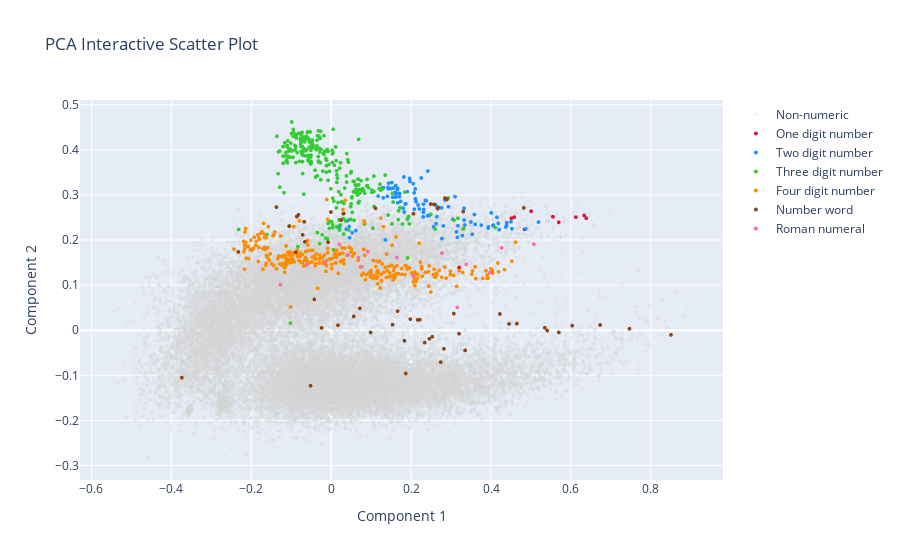
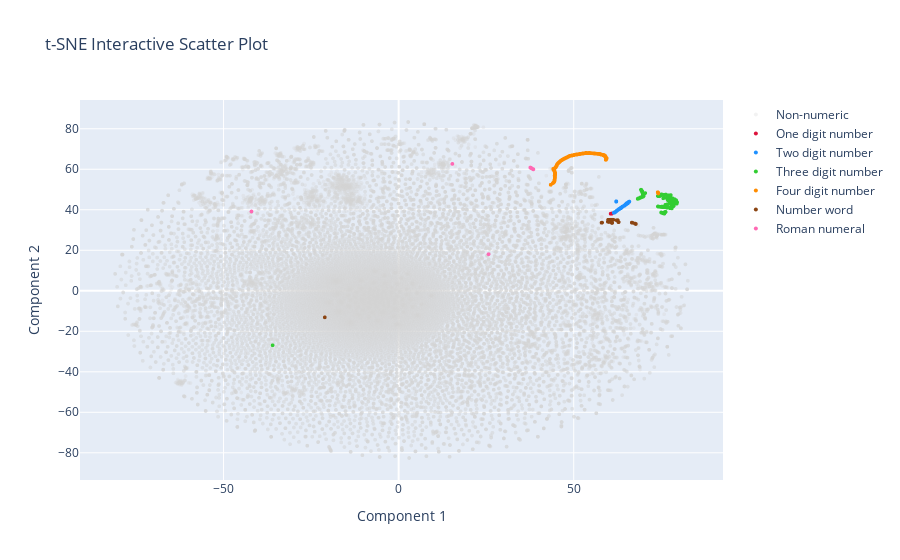
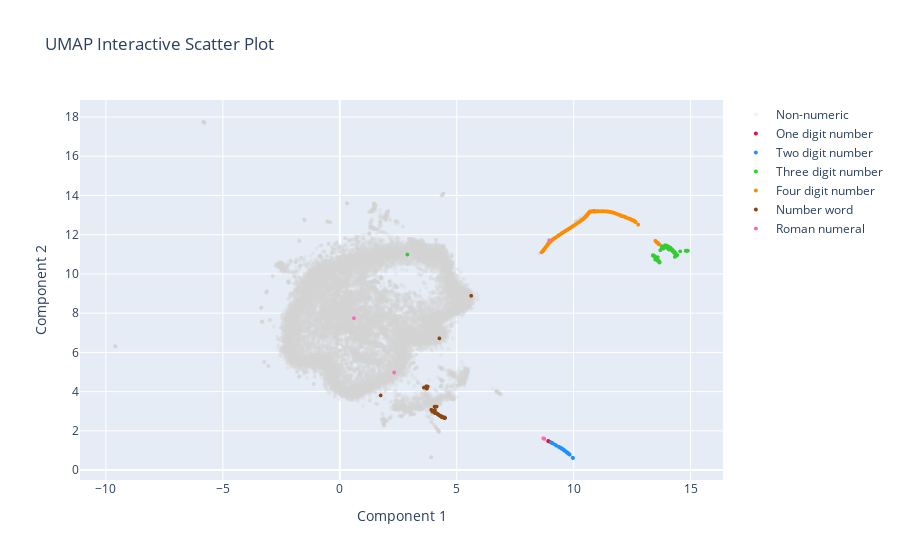

Write notebook code for charts like these, in order.
### Code cell
import re
import numpy as np
import pandas as pd
import matplotlib.pyplot as plt
import matplotlib.patches as mpatches
import plotly.graph_objects as go
import umap.umap_ as umap
from sklearn.decomposition import PCA
from sklearn.manifold import TSNE
import torch
from transformers import BertModel, BertTokenizer

model = BertModel.from_pretrained("bert-base-cased")
tokenizer = BertTokenizer.from_pretrained("bert-base-cased")
embeddings = model.get_input_embeddings().weight.data.numpy()
tokens = [tokenizer.convert_ids_to_tokens(i) for i in range(tokenizer.vocab_size)]

def reduce_embeddings(method, emb):
    if method == 'PCA':
        reducer = PCA(n_components=2)
    elif method == 't-SNE':
        reducer = TSNE(n_components=2, random_state=42)
    elif method == 'UMAP':
        reducer = umap.UMAP(n_components=2, random_state=42)
    else:
        raise ValueError(f"Unknown reduction method: {method}")
    return reducer.fit_transform(emb)

number_words = {"one", "two", "three", "four", "five", "six", "seven", "eight", "nine", "ten",
                "eleven", "twelve", "thirteen", "fourteen", "fifteen", "sixteen", "seventeen",
                "eighteen", "nineteen", "twenty", "thirty", "forty", "fifty", "sixty", "seventy",
                "eighty", "ninety", "hundred", "thousand", "million", "billion", "trillion"}

roman_numerals = {num for num in ["I", "II", "III", "IV", "V", "VI", "VII", "VIII", "IX", "X",
                                   "XI", "XII", "XIII", "XIV", "XV", "XVI", "XVII", "XVIII", "XIX", "XX",
                                   "XXI", "XXII", "XXIII", "XXIV", "XXV", "XXVI", "XXVII", "XXVIII", "XXIX", "XXX",
                                   "XL", "L", "LX", "LXX", "LXXX", "XC", "C", "CC", "CCC", "CD", "D",
                                   "DC", "DCC", "DCCC", "CM", "M", "MM", "MMM", "MMMM"] if len(num) > 1}

def get_color(token):
    if re.fullmatch(r'\d+', token):
        if len(token) == 1:
            return "crimson"
        elif len(token) == 2:
            return "dodgerblue"
        elif len(token) == 3:
            return "limegreen"
        elif len(token) == 4:
            return "darkorange"
        else:
            return "mediumpurple"
    elif token.lower() in number_words:
        return "saddlebrown"
    elif token in roman_numerals:
        return "hotpink"
    else:
        return "lightgray"

def get_category(token):
    if re.fullmatch(r'\d+', token):
        if len(token) == 1:
            return "One digit number"
        elif len(token) == 2:
            return "Two digit number"
        elif len(token) == 3:
            return "Three digit number"
        elif len(token) == 4:
            return "Four digit number"
        else:
            return "Other number"
    elif token.lower() in number_words:
        return "Number word"
    elif token in roman_numerals:
        return "Roman numeral"
    else:
        return "Non-numeric"

category_to_color = {
    "One digit number": "crimson",
    "Two digit number": "dodgerblue",
    "Three digit number": "limegreen",
    "Four digit number": "darkorange",
    "Other number": "mediumpurple",
    "Number word": "saddlebrown",
    "Roman numeral": "hotpink",
    "Non-numeric": "lightgray"
}

def plot_scatter(reduced, title, xlabel="Component 1", ylabel="Component 2", colors=None):
    plt.figure(figsize=(8, 6))
    plt.scatter(reduced[:, 0], reduced[:, 1], c=colors, s=2)
    plt.title(title)
    plt.xlabel(xlabel)
    plt.ylabel(ylabel)
    plt.show()

def plot_interactive_legend_scatter(reduced, tokens, title):
    categories = [get_category(tok) for tok in tokens]
    df = pd.DataFrame({
         "x": reduced[:, 0],
         "y": reduced[:, 1],
         "token": tokens,
         "category": categories
    })
    fig = go.Figure()
    # Add non-numeric tokens as one trace with lower opacity.
    df_non = df[df["category"] == "Non-numeric"]
    if not df_non.empty:
        fig.add_trace(go.Scattergl(
            x=df_non["x"],
            y=df_non["y"],
            mode="markers",
            marker=dict(color=category_to_color["Non-numeric"], size=4, opacity=0.3),
            name="Non-numeric",
            text=df_non["token"],
            hoverinfo="text"
        ))
    # Add numeric tokens grouped by category.
    for cat, color in category_to_color.items():
        if cat == "Non-numeric":
            continue
        df_cat = df[df["category"] == cat]
        if not df_cat.empty:
            fig.add_trace(go.Scattergl(
                x=df_cat["x"],
                y=df_cat["y"],
                mode="markers",
                marker=dict(color=color, size=4),
                name=cat,
                text=df_cat["token"],
                hoverinfo="text"
            ))
    fig.update_layout(title=title, xaxis_title="Component 1", yaxis_title="Component 2")
    fig.show()

def plot_legend_scatter(reduced, tokens, title):
    colors = np.array([get_color(tok) for tok in tokens])
    non_numeric_idx = [i for i, col in enumerate(colors) if col == "lightgray"]
    numeric_idx = [i for i, col in enumerate(colors) if col != "lightgray"]

    plt.figure(figsize=(8, 6))
    if non_numeric_idx:
        plt.scatter(reduced[non_numeric_idx, 0], reduced[non_numeric_idx, 1],
                    c="lightgray", s=2, alpha=0.3, zorder=1)
    if numeric_idx:
        numeric_colors = colors[numeric_idx]
        plt.scatter(reduced[numeric_idx, 0], reduced[numeric_idx, 1],
                    c=numeric_colors, s=2, zorder=2)
    plt.title(title)
    plt.xlabel("Component 1")
    plt.ylabel("Component 2")
    legend_handles = [
        mpatches.Patch(color="crimson", label="One digit number"),
        mpatches.Patch(color="dodgerblue", label="Two digit number"),
        mpatches.Patch(color="limegreen", label="Three digit number"),
        mpatches.Patch(color="darkorange", label="Four digit number"),
        mpatches.Patch(color="mediumpurple", label="Other number"),
        mpatches.Patch(color="saddlebrown", label="Number word"),
        mpatches.Patch(color="hotpink", label="Roman numeral"),
        mpatches.Patch(color="lightgray", label="Non-numeric")
    ]
    plt.legend(handles=legend_handles, loc="lower left")
    plt.show()

methods = ["PCA", "t-SNE", "UMAP"]

for method in methods:
    reduced = reduce_embeddings(method, embeddings)
    plot_scatter(reduced, f"{method} Raw Scatter Plot")
    # Removed gradient plot.
    plot_interactive_legend_scatter(reduced, tokens, f"{method} Interactive Scatter Plot")
    plot_legend_scatter(reduced, tokens, f"{method} Distinct Colors Scatter Plot")

### Figure 1 — Plotly figure (JSON) as saved in the notebook; plotly's stock layout.template omitted (floating-point values rounded to 4 significant figures; data arrays with more than 128 entries replaced by an {"elided": "..."} marker saying what was removed)
{"data": [{"hoverinfo": "text", "marker": {"color": "lightgray", "opacity": 0.3, "size": 4}, "mode": "markers", "name": "Non-numeric", "text": {"elided": "28252 str values"}, "type": "scattergl", "x": {"elided": "28252 float values"}, "y": {"elided": "28252 float values"}}, {"hoverinfo": "text", "marker": {"color": "crimson", "size": 4}, "mode": "markers", "name": "One digit number", "text": ["0", "1", "2", "3", "4", "5", "6", "7", "8", "9"], "type": "scattergl", "x": [0.3202, 0.6331, 0.6384, 0.6123, 0.5694, 0.5548, 0.484, 0.5003, 0.458, 0.4508], "y": [0.139, 0.2544, 0.2484, 0.2507, 0.2395, 0.2516, 0.2235, 0.264, 0.2506, 0.2484]}, {"hoverinfo": "text", "marker": {"color": "dodgerblue", "size": 4}, "mode": "markers", "name": "Two digit number", "text": ["10", "12", "15", "20", "18", "11", "30", "16", "14", "13", "25", "17", "24", "21", "19", "22", "23", "28", "26", "27", "50", "29", "31", "40", "45", "60", "35", "65", "32", "80", "90", "33", "70", "00", "44", "36", "34", "64", "38", "37", "75", "42", "39", "48", "55", "41", "47", "52", "43", "49", "46", "51", "54", "56", "53", "95", "59", "58", "57", "08", "99", "85", "09", "05", "07", "06", "66", "62", "98", "72", "04", "01", "96", "97", "03", "88", "61", "93", "76", "67", "02", "63", "91", "92", "77", "68", "78", "81", "69", "74", "94", "71", "84", "73", "82", "89", "79", "86", "87", "83"], "type": "scattergl", "x": [0.5189, 0.4869, 0.4524, 0.4498, 0.3931, 0.4372, 0.4204, 0.4394, 0.4181, 0.4389, 0.406, 0.4148, 0.3757, 0.4008, 0.3606, 0.3497, 0.3325, 0.3156, 0.353, 0.3282, 0.405, 0.3136, 0.2771, 0.3934, 0.3585, 0.3326, 0.3341, 0.2353, 0.3172, 0.2848, 0.2934, 0.3045, 0.31, 0.1355, 0.2651, 0.2808, 0.2562, 0.2176, 0.2644, 0.245, 0.2309, 0.2762, 0.2413, 0.2627, 0.238, 0.2307, 0.2614, 0.2317, 0.2205, 0.2303, 0.1912, 0.2079, 0.2123, 0.1797, 0.1825, 0.1739, 0.1667, 0.1852, 0.1869, 0.05257, 0.2076, 0.1611, 0.04598, 0.01894, 0.02074, 0.02157, 0.2053, 0.1607, 0.1708, 0.2108, 0.04192, 0.06161, 0.162, 0.1686, 0.04491, 0.242, 0.154, 0.1407, 0.1711, 0.1963, 0.03744, 0.1664, 0.1174, 0.1601, 0.2253, 0.1903, 0.2105, 0.143, 0.1972, 0.1657, 0.1302, 0.1549, 0.182, 0.1616, 0.1499, 0.1275, 0.1437, 0.1516, 0.1422, 0.1305], "y": [0.2397, 0.2248, 0.2251, 0.2404, 0.2267, 0.229, 0.223, 0.2383, 0.2369, 0.2325, 0.2332, 0.2504, 0.2329, 0.2601, 0.2345, 0.24, 0.2444, 0.2058, 0.2127, 0.2098, 0.2321, 0.218, 0.2033, 0.2291, 0.2564, 0.2704, 0.2332, 0.2879, 0.2315, 0.2886, 0.2738, 0.2456, 0.2961, 0.2001, 0.2715, 0.2312, 0.2292, 0.2777, 0.2517, 0.2545, 0.2795, 0.2711, 0.2538, 0.2363, 0.2868, 0.2613, 0.2776, 0.2679, 0.2689, 0.2513, 0.2464, 0.2684, 0.2852, 0.2706, 0.2621, 0.2855, 0.2826, 0.2797, 0.2803, 0.2161, 0.3045, 0.3035, 0.205, 0.2302, 0.2246, 0.2315, 0.3249, 0.295, 0.2961, 0.2912, 0.2432, 0.2208, 0.2956, 0.3036, 0.2301, 0.353, 0.295, 0.2968, 0.303, 0.3364, 0.2243, 0.3144, 0.2975, 0.3056, 0.3375, 0.3071, 0.3132, 0.3135, 0.3298, 0.3123, 0.2934, 0.3151, 0.3398, 0.3206, 0.3143, 0.3153, 0.3261, 0.3272, 0.3165, 0.3159]}, {"hoverinfo": "text", "marker": {"color": "limegreen", "size": 4}, "mode": "markers", "name": "Three digit number", "text": {"elided": "258 str values"}, "type": "scattergl", "x": {"elided": "258 float values"}, "y": {"elided": "258 float values"}}, {"hoverinfo": "text", "marker": {"color": "darkorange", "size": 4}, "mode": "markers", "name": "Four digit number", "text": {"elided": "304 str values"}, "type": "scattergl", "x": {"elided": "304 float values"}, "y": {"elided": "304 float values"}}, {"hoverinfo": "text", "marker": {"color": "saddlebrown", "size": 4}, "mode": "markers", "name": "Number word", "text": ["one", "two", "three", "four", "five", "One", "million", "six", "Two", "seven", "ten", "eight", "nine", "twenty", "Three", "hundred", "Four", "billion", "thirty", "twelve", "thousand", "Five", "Six", "fifteen", "Ten", "Seven", "eleven", "fifty", "forty", "Nine", "sixteen", "thirteen", "Twenty", "fourteen", "eighteen", "Eight", "sixty", "seventeen", "Thirty", "Twelve", "seventy", "eighty", "nineteen", "Hundred", "Eleven", "Forty", "Million", "ninety", "Fifty", "Thousand", "Thirteen", "Fifteen", "Sixteen", "ONE", "trillion", "Fourteen"], "type": "scattergl", "x": [0.8503, 0.7465, 0.6729, 0.6031, 0.5697, 0.4821, 0.2822, 0.5347, 0.3304, 0.4647, 0.5408, 0.445, 0.4223, 0.3351, 0.268, 0.274, 0.2897, -0.05158, 0.2458, 0.32, 0.1867, 0.2488, 0.2573, 0.253, 0.2848, 0.2669, 0.3069, 0.234, 0.1832, 0.2059, 0.2168, 0.2218, -0.007754, 0.1981, 0.1537, 0.1109, 0.09872, 0.1661, -0.08881, 0.02463, 0.05635, 0.01697, 0.0717, -0.07128, -0.0006773, -0.1053, -0.06738, -0.02388, -0.06574, -0.2323, 0.03055, -0.08606, -0.08206, -0.04228, -0.3737, -0.137], "y": [-0.01045, 0.003222, 0.01155, 0.01031, -0.004926, 0.2711, -0.04118, 0.005336, 0.263, 0.01462, -0.0007122, 0.01388, 0.03599, -0.04478, 0.2723, -0.07068, 0.2899, -0.1232, -0.01909, -0.007766, -0.09591, 0.2798, 0.2789, -0.01448, 0.2929, 0.2695, 0.03687, -0.02741, -0.02336, 0.2581, 0.02286, 0.0232, 0.1951, 0.02466, 0.01209, 0.2703, -0.00495, 0.04215, 0.1728, 0.2443, 0.03045, 0.01092, 0.04864, 0.2114, 0.262, 0.2307, 0.2403, 0.005238, 0.1959, 0.1736, 0.2582, 0.2519, 0.2557, 0.06842, -0.1051, 0.273]}, {"hoverinfo": "text", "marker": {"color": "hotpink", "size": 4}, "mode": "markers", "name": "Roman numeral", "text": ["II", "III", "CD", "IV", "DC", "VI", "VII", "VIII", "XI", "IX", "XII", "XIII", "XV", "XIV", "XVI", "CC"], "type": "scattergl", "x": [0.5073, 0.4266, 0.3157, 0.3967, 0.3379, 0.2049, 0.1646, 0.09169, 0.07651, 0.06818, -0.01588, 0.0206, 0.04203, -0.06037, -0.127, 0.2771], "y": [0.1906, 0.1827, 0.05046, 0.1276, 0.1456, 0.1203, 0.1609, 0.1742, 0.1403, 0.1606, 0.1504, 0.1904, 0.1666, 0.1447, 0.1012, 0.171]}], "layout": {"title": {"text": "PCA Interactive Scatter Plot"}, "xaxis": {"title": {"text": "Component 1"}}, "yaxis": {"title": {"text": "Component 2"}}}}

### Figure 2 — Plotly figure (JSON) as saved in the notebook; plotly's stock layout.template omitted (floating-point values rounded to 4 significant figures; data arrays with more than 128 entries replaced by an {"elided": "..."} marker saying what was removed)
{"data": [{"hoverinfo": "text", "marker": {"color": "lightgray", "opacity": 0.3, "size": 4}, "mode": "markers", "name": "Non-numeric", "text": {"elided": "28252 str values"}, "type": "scattergl", "x": {"elided": "28252 float values"}, "y": {"elided": "28252 float values"}}, {"hoverinfo": "text", "marker": {"color": "crimson", "size": 4}, "mode": "markers", "name": "One digit number", "text": ["0", "1", "2", "3", "4", "5", "6", "7", "8", "9"], "type": "scattergl", "x": [60.55, 60.61, 60.66, 60.69, 60.72, 60.75, 60.78, 60.82, 60.84, 60.86], "y": [38.05, 38.03, 38.03, 38.04, 38.05, 38.06, 38.07, 38.1, 38.11, 38.12]}, {"hoverinfo": "text", "marker": {"color": "dodgerblue", "size": 4}, "mode": "markers", "name": "Two digit number", "text": ["10", "12", "15", "20", "18", "11", "30", "16", "14", "13", "25", "17", "24", "21", "19", "22", "23", "28", "26", "27", "50", "29", "31", "40", "45", "60", "35", "65", "32", "80", "90", "33", "70", "00", "44", "36", "34", "64", "38", "37", "75", "42", "39", "48", "55", "41", "47", "52", "43", "49", "46", "51", "54", "56", "53", "95", "59", "58", "57", "08", "99", "85", "09", "05", "07", "06", "66", "62", "98", "72", "04", "01", "96", "97", "03", "88", "61", "93", "76", "67", "02", "63", "91", "92", "77", "68", "78", "81", "69", "74", "94", "71", "84", "73", "82", "89", "79", "86", "87", "83"], "type": "scattergl", "x": [61.44, 61.5, 61.63, 61.76, 61.7, 61.47, 62.11, 61.67, 61.6, 61.56, 62.04, 61.69, 61.86, 61.78, 61.73, 61.8, 61.82, 62.39, 62.34, 62.39, 63.51, 62.44, 62.5, 63.12, 63.27, 64.41, 62.96, 64.58, 62.73, 65.1, 65.45, 62.89, 64.77, 62.14, 63.29, 62.96, 62.91, 64.53, 63.02, 63.0, 64.91, 63.16, 63.06, 63.46, 63.82, 63.11, 63.43, 63.72, 63.2, 63.49, 63.4, 63.73, 63.8, 63.87, 63.76, 65.76, 64.0, 63.93, 63.9, 62.14, 65.89, 65.29, 62.14, 62.14, 62.14, 62.14, 64.6, 64.42, 65.82, 64.79, 62.14, 62.14, 65.77, 65.8, 62.14, 65.42, 64.36, 65.64, 64.91, 64.68, 62.14, 64.48, 65.57, 65.62, 64.98, 64.66, 65.0, 65.16, 64.72, 64.9, 65.68, 64.81, 65.26, 64.86, 65.2, 65.43, 65.05, 65.34, 65.37, 65.2], "y": [38.49, 38.52, 38.65, 38.78, 38.7, 38.5, 39.21, 38.67, 38.61, 38.58, 39.13, 38.7, 38.89, 38.8, 38.75, 38.83, 38.85, 39.62, 39.56, 39.63, 40.78, 39.7, 39.76, 40.46, 40.68, 41.92, 40.33, 42.16, 40.06, 42.79, 43.17, 40.25, 42.41, 44.06, 40.73, 40.34, 40.29, 42.07, 40.42, 40.4, 42.68, 40.57, 40.46, 40.93, 41.38, 40.52, 40.9, 41.23, 40.63, 40.97, 40.86, 41.24, 41.37, 41.45, 41.31, 43.85, 41.62, 41.53, 41.49, 44.09, 44.05, 43.26, 44.09, 44.09, 44.09, 44.09, 42.22, 42.0, 43.97, 42.57, 44.09, 44.08, 43.91, 43.94, 44.09, 43.49, 41.94, 43.75, 42.75, 42.39, 44.08, 42.08, 43.66, 43.73, 42.92, 42.34, 42.98, 43.18, 42.48, 42.78, 43.79, 42.65, 43.29, 42.72, 43.23, 43.49, 43.03, 43.4, 43.45, 43.23]}, {"hoverinfo": "text", "marker": {"color": "limegreen", "size": 4}, "mode": "markers", "name": "Three digit number", "text": {"elided": "258 str values"}, "type": "scattergl", "x": {"elided": "258 float values"}, "y": {"elided": "258 float values"}}, {"hoverinfo": "text", "marker": {"color": "darkorange", "size": 4}, "mode": "markers", "name": "Four digit number", "text": {"elided": "304 str values"}, "type": "scattergl", "x": {"elided": "304 float values"}, "y": {"elided": "304 float values"}}, {"hoverinfo": "text", "marker": {"color": "saddlebrown", "size": 4}, "mode": "markers", "name": "Number word", "text": ["one", "two", "three", "four", "five", "One", "million", "six", "Two", "seven", "ten", "eight", "nine", "twenty", "Three", "hundred", "Four", "billion", "thirty", "twelve", "thousand", "Five", "Six", "fifteen", "Ten", "Seven", "eleven", "fifty", "forty", "Nine", "sixteen", "thirteen", "Twenty", "fourteen", "eighteen", "Eight", "sixty", "seventeen", "Thirty", "Twelve", "seventy", "eighty", "nineteen", "Hundred", "Eleven", "Forty", "Million", "ninety", "Fifty", "Thousand", "Thirteen", "Fifteen", "Sixteen", "ONE", "trillion", "Fourteen"], "type": "scattergl", "x": [57.96, 59.8, 59.93, 60.04, 60.13, 58.09, 67.44, 60.19, 59.75, 60.27, 60.46, 60.35, 60.41, 62.24, 59.88, 66.66, 59.9, 67.69, 62.35, 60.93, 66.79, 60.0, 60.02, 61.22, 60.4, 60.05, 60.82, 62.42, 62.41, 60.05, 61.17, 61.08, 62.75, 61.09, 61.25, 60.08, 62.49, 61.21, 62.8, 60.73, 62.54, 62.55, 61.3, 66.58, 60.87, 62.81, 67.53, 62.57, 62.84, 66.73, 60.89, 60.94, 60.95, -21.09, 67.75, 60.92], "y": [33.62, 35.03, 35.02, 35.02, 35.02, 33.66, 33.19, 35.01, 34.09, 35.01, 35.0, 35.02, 35.07, 34.84, 34.07, 33.62, 34.09, 33.02, 34.84, 34.92, 33.56, 34.05, 34.04, 34.98, 34.61, 34.02, 35.02, 34.83, 34.82, 33.98, 34.99, 34.96, 33.9, 35.0, 35.05, 33.99, 34.83, 35.04, 33.88, 33.81, 34.83, 34.84, 35.05, 33.66, 33.53, 33.9, 33.16, 34.84, 33.92, 33.6, 33.54, 33.51, 33.49, -13.12, 32.98, 33.5]}, {"hoverinfo": "text", "marker": {"color": "hotpink", "size": 4}, "mode": "markers", "name": "Roman numeral", "text": ["II", "III", "CD", "IV", "DC", "VI", "VII", "VIII", "XI", "IX", "XII", "XIII", "XV", "XIV", "XVI", "CC"], "type": "scattergl", "x": [38.48, 38.44, 25.67, 38.41, 15.35, 38.18, 37.99, 37.93, 37.7, 37.89, 37.73, 37.67, 37.65, 37.68, 37.6, -42.02], "y": [59.94, 59.99, 18.04, 60.02, 62.64, 60.26, 60.45, 60.51, 60.75, 60.55, 60.72, 60.77, 60.8, 60.77, 60.85, 39.15]}], "layout": {"title": {"text": "t-SNE Interactive Scatter Plot"}, "xaxis": {"title": {"text": "Component 1"}}, "yaxis": {"title": {"text": "Component 2"}}}}

### Figure 3 — Plotly figure (JSON) as saved in the notebook; plotly's stock layout.template omitted (floating-point values rounded to 4 significant figures; data arrays with more than 128 entries replaced by an {"elided": "..."} marker saying what was removed)
{"data": [{"hoverinfo": "text", "marker": {"color": "lightgray", "opacity": 0.3, "size": 4}, "mode": "markers", "name": "Non-numeric", "text": {"elided": "28252 str values"}, "type": "scattergl", "x": {"elided": "28252 float values"}, "y": {"elided": "28252 float values"}}, {"hoverinfo": "text", "marker": {"color": "crimson", "size": 4}, "mode": "markers", "name": "One digit number", "text": ["0", "1", "2", "3", "4", "5", "6", "7", "8", "9"], "type": "scattergl", "x": [8.919, 8.928, 8.928, 8.909, 8.915, 8.912, 8.928, 8.933, 8.951, 8.957], "y": [1.472, 1.467, 1.467, 1.477, 1.476, 1.485, 1.469, 1.465, 1.455, 1.451]}, {"hoverinfo": "text", "marker": {"color": "dodgerblue", "size": 4}, "mode": "markers", "name": "Two digit number", "text": ["10", "12", "15", "20", "18", "11", "30", "16", "14", "13", "25", "17", "24", "21", "19", "22", "23", "28", "26", "27", "50", "29", "31", "40", "45", "60", "35", "65", "32", "80", "90", "33", "70", "00", "44", "36", "34", "64", "38", "37", "75", "42", "39", "48", "55", "41", "47", "52", "43", "49", "46", "51", "54", "56", "53", "95", "59", "58", "57", "08", "99", "85", "09", "05", "07", "06", "66", "62", "98", "72", "04", "01", "96", "97", "03", "88", "61", "93", "76", "67", "02", "63", "91", "92", "77", "68", "78", "81", "69", "74", "94", "71", "84", "73", "82", "89", "79", "86", "87", "83"], "type": "scattergl", "x": [9.06, 9.048, 9.083, 9.097, 9.101, 9.038, 9.261, 9.084, 9.063, 9.032, 9.208, 9.085, 9.11, 9.072, 9.106, 9.094, 9.108, 9.377, 9.377, 9.372, 9.565, 9.368, 9.403, 9.481, 9.503, 9.688, 9.471, 9.724, 9.437, 9.779, 9.805, 9.443, 9.732, 9.966, 9.513, 9.467, 9.471, 9.686, 9.485, 9.478, 9.767, 9.491, 9.481, 9.537, 9.589, 9.485, 9.511, 9.561, 9.488, 9.554, 9.531, 9.577, 9.583, 9.641, 9.57, 9.811, 9.631, 9.615, 9.621, 9.965, 9.808, 9.791, 9.957, 9.966, 9.971, 9.966, 9.728, 9.707, 9.811, 9.742, 9.966, 9.966, 9.829, 9.81, 9.967, 9.802, 9.7, 9.805, 9.758, 9.732, 9.967, 9.708, 9.799, 9.81, 9.764, 9.726, 9.773, 9.781, 9.739, 9.762, 9.808, 9.749, 9.79, 9.759, 9.779, 9.8, 9.769, 9.795, 9.796, 9.783], "y": [1.391, 1.398, 1.375, 1.369, 1.363, 1.403, 1.246, 1.375, 1.389, 1.408, 1.291, 1.375, 1.359, 1.391, 1.362, 1.37, 1.36, 1.177, 1.176, 1.181, 1.041, 1.185, 1.159, 1.103, 1.086, 0.9244, 1.11, 0.8924, 1.134, 0.84, 0.815, 1.138, 0.8853, 0.6219, 1.077, 1.113, 1.11, 0.9278, 1.099, 1.106, 0.8513, 1.095, 1.104, 1.058, 1.012, 1.101, 1.086, 1.037, 1.105, 1.044, 1.064, 1.026, 1.017, 0.9639, 1.029, 0.8088, 0.9751, 0.9896, 0.9832, 0.6212, 0.8109, 0.8275, 0.6297, 0.6204, 0.6146, 0.6203, 0.8893, 0.9082, 0.8076, 0.8758, 0.6199, 0.6202, 0.7917, 0.8095, 0.6196, 0.8172, 0.9136, 0.814, 0.8601, 0.8851, 0.6197, 0.9069, 0.82, 0.8099, 0.8544, 0.8904, 0.8452, 0.8369, 0.8779, 0.8564, 0.8112, 0.8693, 0.828, 0.8596, 0.8395, 0.8185, 0.8486, 0.8239, 0.8231, 0.8356]}, {"hoverinfo": "text", "marker": {"color": "limegreen", "size": 4}, "mode": "markers", "name": "Three digit number", "text": {"elided": "258 str values"}, "type": "scattergl", "x": {"elided": "258 float values"}, "y": {"elided": "258 float values"}}, {"hoverinfo": "text", "marker": {"color": "darkorange", "size": 4}, "mode": "markers", "name": "Four digit number", "text": {"elided": "304 str values"}, "type": "scattergl", "x": {"elided": "304 float values"}, "y": {"elided": "304 float values"}}, {"hoverinfo": "text", "marker": {"color": "saddlebrown", "size": 4}, "mode": "markers", "name": "Number word", "text": ["one", "two", "three", "four", "five", "One", "million", "six", "Two", "seven", "ten", "eight", "nine", "twenty", "Three", "hundred", "Four", "billion", "thirty", "twelve", "thousand", "Five", "Six", "fifteen", "Ten", "Seven", "eleven", "fifty", "forty", "Nine", "sixteen", "thirteen", "Twenty", "fourteen", "eighteen", "Eight", "sixty", "seventeen", "Thirty", "Twelve", "seventy", "eighty", "nineteen", "Hundred", "Eleven", "Forty", "Million", "ninety", "Fifty", "Thousand", "Thirteen", "Fifteen", "Sixteen", "ONE", "trillion", "Fourteen"], "type": "scattergl", "x": [4.052, 3.963, 3.911, 3.921, 3.976, 4.138, 3.738, 4.008, 4.07, 4.056, 4.081, 4.078, 4.119, 4.46, 4.162, 3.724, 4.167, 3.76, 4.482, 4.314, 3.707, 4.197, 4.199, 4.37, 4.186, 4.237, 4.299, 4.48, 4.449, 4.217, 4.362, 4.329, 4.461, 4.346, 4.37, 4.24, 4.489, 4.353, 4.48, 4.324, 4.502, 4.499, 4.357, 3.598, 4.367, 4.478, 3.701, 4.495, 4.485, 1.747, 4.357, 4.369, 4.369, 4.259, 5.617, 4.374], "y": [3.234, 2.978, 3.071, 3.071, 3.011, 3.235, 4.212, 2.995, 3.047, 2.916, 2.902, 2.91, 2.892, 2.696, 2.886, 4.148, 2.875, 4.258, 2.66, 2.761, 4.166, 2.828, 2.845, 2.726, 2.847, 2.811, 2.747, 2.671, 2.696, 2.83, 2.724, 2.75, 2.656, 2.72, 2.717, 2.802, 2.662, 2.718, 2.646, 2.745, 2.666, 2.656, 2.725, 4.204, 2.707, 2.647, 4.274, 2.653, 2.648, 3.804, 2.714, 2.699, 2.701, 6.712, 8.883, 2.686]}, {"hoverinfo": "text", "marker": {"color": "hotpink", "size": 4}, "mode": "markers", "name": "Roman numeral", "text": ["II", "III", "CD", "IV", "DC", "VI", "VII", "VIII", "XI", "IX", "XII", "XIII", "XV", "XIV", "XVI", "CC"], "type": "scattergl", "x": [8.734, 8.747, 0.605, 8.732, 8.952, 8.723, 8.715, 8.711, 8.706, 8.712, 8.708, 8.708, 8.707, 8.708, 8.704, 2.324], "y": [1.597, 1.588, 7.745, 1.599, 11.71, 1.607, 1.613, 1.616, 1.62, 1.614, 1.619, 1.618, 1.619, 1.619, 1.623, 4.974]}], "layout": {"title": {"text": "UMAP Interactive Scatter Plot"}, "xaxis": {"title": {"text": "Component 1"}}, "yaxis": {"title": {"text": "Component 2"}}}}
